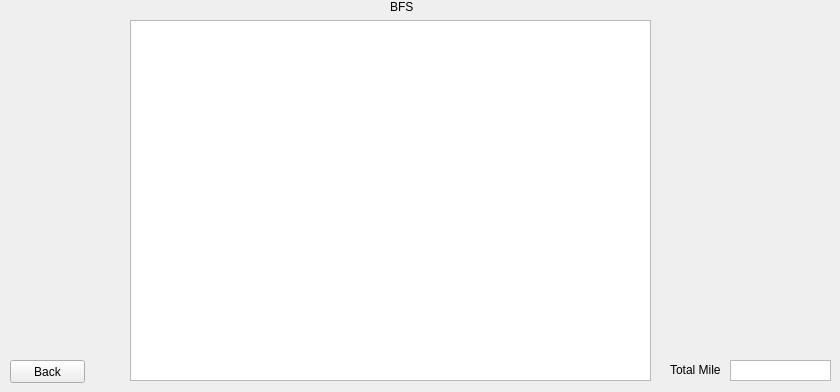
    <widget class="QWidget" name="BFS10">
     <widget class="QPushButton" name="BFS_BackB">
      <property name="geometry">
       <rect>
        <x>10</x>
        <y>360</y>
        <width>75</width>
        <height>23</height>
       </rect>
      </property>
      <property name="text">
       <string>Back</string>
      </property>
     </widget>
     <widget class="QLabel" name="label_12">
      <property name="geometry">
       <rect>
        <x>390</x>
        <y>0</y>
        <width>46</width>
        <height>13</height>
       </rect>
      </property>
      <property name="text">
       <string>BFS</string>
      </property>
     </widget>
     <widget class="QTextBrowser" name="BFSList">
      <property name="geometry">
       <rect>
        <x>130</x>
        <y>20</y>
        <width>521</width>
        <height>361</height>
       </rect>
      </property>
     </widget>
     <widget class="QTextBrowser" name="BFS_Miles">
      <property name="geometry">
       <rect>
        <x>730</x>
        <y>360</y>
        <width>101</width>
        <height>21</height>
       </rect>
      </property>
      <property name="verticalScrollBarPolicy">
       <enum>Qt::ScrollBarAlwaysOff</enum>
      </property>
      <property name="horizontalScrollBarPolicy">
       <enum>Qt::ScrollBarAlwaysOff</enum>
      </property>
     </widget>
     <widget class="QLabel" name="label_24">
      <property name="geometry">
       <rect>
        <x>670</x>
        <y>360</y>
        <width>51</width>
        <height>20</height>
       </rect>
      </property>
      <property name="text">
       <string>Total Miles:</string>
      </property>
     </widget>
    </widget>
